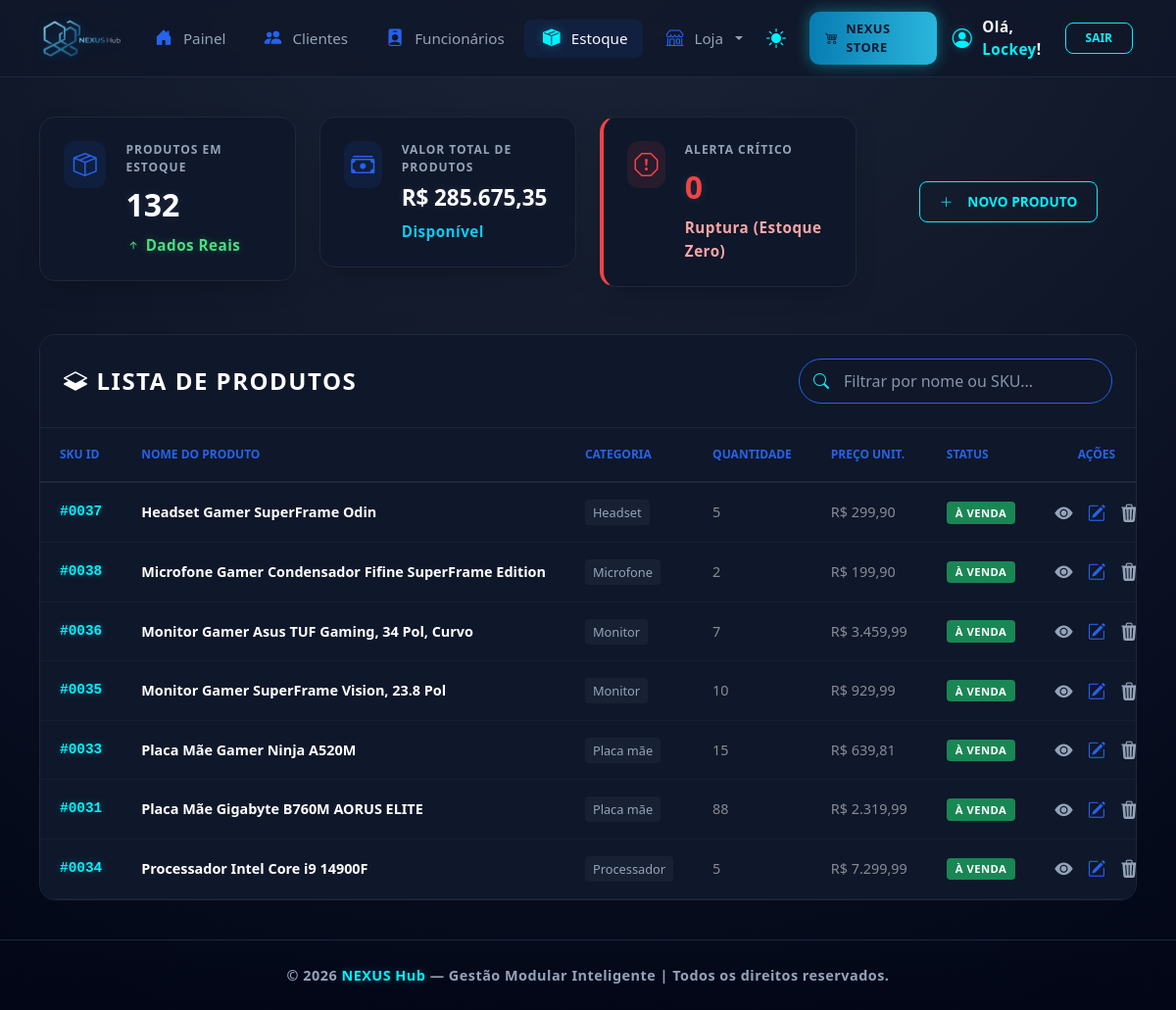
The page /nexushub/dashboard/estoque/ (signed in) on the database its author committed.
### dashboard/models.py (models this page shows, shortened)
class Produto(models.Model):
    loja = models.ForeignKey(Loja, on_delete=models.CASCADE)
    categoria = models.ForeignKey('Categoria', on_delete=models.SET_NULL, null=True, blank=True)
    nome = models.CharField(max_length=255)
    descricao = models.TextField()
    preco = models.DecimalField(max_digits=10, decimal_places=2)
    estoque = models.IntegerField(default=0)
    estoque_minimo = models.IntegerField(default=5)
    ativo = models.BooleanField(default=True)
    data_criacao = models.DateTimeField(auto_now_add=True)
    em_oferta = models.BooleanField(default=False, verbose_name="Ativar Promoção?")
    preco_promocional = models.DecimalField(
        max_digits=10,
        decimal_places=2,
        null=True,
        blank=True,
        verbose_name="Preço com Desconto"
    )

class Categoria(models.Model):
    nome = models.CharField(max_length=100)
    slug = models.SlugField(unique=True)

### dashboard/views.py (the view)
# urls.py: path('dashboard/estoque/', views.lista_estoque, name='lista_estoque'),
def lista_estoque(request):
    if request.user.is_superuser:
        produtos_base = Produto.objects.all()
    else:
        loja_usuario = None
        if hasattr(request.user, 'perfil') and hasattr(request.user.perfil, 'loja'):
            loja_usuario = request.user.perfil.loja
        elif hasattr(request.user, 'loja'):
            loja_usuario = request.user.loja
        if loja_usuario:
            produtos_base = Produto.objects.filter(loja=loja_usuario)
        else:
            try:
                produtos_base = Produto.objects.filter(loja__vendedor__usuario=request.user)
            except Exception:
                produtos_base = Produto.objects.none()
    termo_busca = request.GET.get('q', '').strip()
    alertas_count = produtos_base.filter(estoque__lte=F('estoque_minimo')).count()
    alertas_criticos = produtos_base.filter(estoque__lte=0).count()
    produtos = produtos_base
    if request.GET.get('baixo_estoque'):
        produtos = produtos.filter(estoque__lte=F('estoque_minimo'))
    totais = produtos.aggregate(
        total_itens=Sum('estoque'),
        valor_total=Sum(F('preco') * F('estoque'))
    )
    valor_bruto = totais['valor_total'] or 0
    valor_estoque_formatado = f"{valor_bruto:,.2f}".replace(",", "X").replace(".", ",").replace("X", ".")
    if termo_busca:
        produtos = produtos.filter(
            Q(nome__icontains=termo_busca) |
            Q(descricao__icontains=termo_busca)
        )
    produtos = produtos.order_by('nome')
    context = {
        'produtos': produtos,
        'termo_busca': termo_busca,
        'total_itens': totais['total_itens'] or 0,
        'valor_estoque': valor_estoque_formatado,   # String bonita e limpa (R$ 204.159,12)
        'alertas_reposicao': alertas_count,
        'alertas_criticos': alertas_criticos,       # Envia para o card de Ruptura
        'titulo_aba': 'Gerenciamento de Estoque | NEXUS Hub',
    }
    return render(request, 'estoque_lista.html', context)

### dashboard/templates/estoque_lista.html (shortened to what this page needs)
{% extends 'base.html' %}
{% load static %}
{% load humanize %}
{% block content %}
<div class="row g-4 mb-5">
    <div class="col-md-3">
        <div class="stat-card">
            <div class="stat-icon"><i class="bi bi-box-seam"></i></div>
            <div class="stat-content">
                <span class="stat-label">Produtos em Estoque</span>
                <div class="stat-value">{{ total_itens|intcomma }}</div>
                <span class="stat-trend trend-up"><i class="bi bi-arrow-up-short"></i> Dados Reais</span>
            </div>
        </div>
    </div>
    <div class="col-md-3">
        <div class="stat-card">
            <div class="stat-icon"><i class="bi bi-cash-stack"></i></div>
            <div class="stat-content">
                <span class="stat-label">Valor Total de Produtos</span>
                <div class="stat-value" style="font-size: 1.4rem;">
                    R$ {{ valor_estoque|intcomma }}
                </div>
                <span class="stat-trend text-info">Disponível</span>
            </div>
        </div>
    </div>
    <div class="col-md-3">
        <div class="stat-card warning">
            <div class="stat-icon"><i class="bi bi-exclamation-octagon"></i></div>
            <div class="stat-content">
                <span class="stat-label">Alerta Crítico</span>
                <div class="stat-value" style="color: #ef4444;">
                    {{ alertas_criticos|stringformat:"01d" }}
                </div>
                <span class="stat-trend text-alert-red">Ruptura (Estoque Zero)</span>
            </div>
        </div>
    </div>
    <div class="col-md-3">
        <div class="d-flex flex-column h-100 justify-content-center align-items-center">
            <a href="{% url 'cadastrar_produto' %}" class="logout-btn btn-header-nexus">
                <i class="bi bi-plus-lg"></i> NOVO PRODUTO
            </a>
        </div>
    </div>
</div>
<div class="table-responsive" style="overflow-x: auto; -webkit-overflow-scrolling: touch; border-radius: 16px; background: var(--bg-card); border: 1px solid var(--borda);">
    <div class="p-4 d-flex justify-content-between align-items-center flex-wrap gap-3" style="border-bottom: 1px solid var(--borda);">
        <h5 class="m-0 nexus-title-inventory" style="font-weight: 600; font-size: 1.5rem; letter-spacing: 1.5px; color: #fff; text-transform: uppercase; margin: 0 !important;">
            <i class="bi bi-layers-half me-2"></i>Lista de Produtos
        </h5>
        <div class="search-container">
            <i class="bi bi-search search-icon"></i>
            <input type="text" id="nexusSearch" class="nexus-input" placeholder="Filtrar por nome ou SKU...">
        </div>
    </div>
    <table class="table-nexus" style="width: 100%; min-width: 850px; margin-bottom: 0; border-collapse: collapse;">
        <thead>
            <tr>
                <th style="padding: 16px 20px;">SKU ID</th>
                <th>Nome do Produto</th>
                <th>Categoria</th>
                <th>Quantidade</th>
                <th>Preço Unit.</th>
                <th>Status</th>
                <th class="text-center" style="padding: 16px 20px;">Ações</th>
            </tr>
        </thead>
        <tbody id="estoqueTable">
            {% for produto in produtos %}
            <tr style="border-bottom: 1px solid var(--borda); transition: background 0.2s;">
                <td class="sku-highlight" style="padding: 16px 20px;">#{{ produto.id|stringformat:"04d" }}</td>
                <td class="fw-bold text-white">{{ produto.nome }}</td>
                <td><span class="badge-category">{{ produto.categoria.nome }}</span></td>
                <td>
                    {% if produto.estoque <= produto.estoque_minimo %}
                        <span class="text-danger fw-bold">
                            <i class="bi bi-exclamation-triangle-fill me-1"></i>{{ produto.estoque }}
                        </span>
                    {% else %}
                        <span class="text-white-50">{{ produto.estoque }}</span>
                    {% endif %}
                </td>
                <td class="text-white-50">R$ {{ produto.preco|floatformat:2 }}</td>
                <td>
                    {% if produto.estoque <= 0 %}
                        <span class="badge bg-danger">Esgotado</span>
                    {% elif produto.estoque <= produto.estoque_minimo %}
                        <span class="badge bg-warning text-dark">Estoque Baixo</span>
                    {% else %}
                        <span class="badge bg-success">À Venda</span>
                    {% endif %}
                </td>
                <td class="text-center" style="padding: 16px 20px;">
                    <div class="action-buttons" style="display: flex; gap: 15px; justify-content: center;">
                        <a href="{% url 'detalhe_produto' produto.id %}" class="btn-action details" title="Ver detalhes" style="color: var(--texto-muted);">
                            <i class="bi bi-eye-fill"></i>
                        </a>
                        <a href="{% url 'editar_produto' produto.id %}" class="btn-action edit" title="Editar" style="color: var(--nexus-blue);">
                            <i class="bi bi-pencil-square"></i>
                        </a>
                        <a href="javascript:void(0)" onclick="abrirModalExclusao('{{ produto.id }}', '{{ produto.nome }}')" class="btn-action delete" title="Excluir" style="color: var(--texto-muted);">
                            <i class="bi bi-trash3-fill"></i>
                        </a>
                    </div>
                </td>
            </tr>
            {% empty %}
            <tr>
                <td colspan="7" class="text-center py-5 text-secondary">Nenhum produto cadastrado no sistema.</td>
            </tr>
            {% endfor %}
        </tbody>
    </table>
</div>
{% endblock %}

### dashboard/templates/base.html (shortened to what this page needs)
{% load static %}
<!DOCTYPE html>
<html lang="pt-br">
<head>
    <link href="https://cdn.jsdelivr.net/npm/bootstrap@5.3.0/dist/css/bootstrap.min.css" rel="stylesheet">
    <link rel="stylesheet" href="https://cdn.jsdelivr.net/npm/bootstrap-icons@1.11.1/font/bootstrap-icons.css">
</head>
<body>
    <nav class="navbar navbar-expand-lg navbar-nexus-top">
        <div class="container-fluid">
            <a class="navbar-brand" href="{% url 'dashboard' %}">
                <img src="{% static 'img/nexushub.png' %}" alt="NEXUS HUB" class="brand-logo-hub">
            </a>
            <div class="collapse navbar-collapse" id="nexusTopNavbar">
                <ul class="navbar-nav me-auto mb-2 mb-lg-0 gap-1">
                    {% if user.perfil.nivel in 'ADMIN,GERENTE,DONO' or user.is_superuser or is_admin %}
                    <li class="nav-item {% if request.resolver_match.url_name == 'dashboard' %}active{% endif %}">
                        <a class="nav-link" href="{% url 'dashboard' %}"><i class="bi bi-house-door-fill"></i> Painel</a>
                    </li>
                    <li class="nav-item {% if request.resolver_match.url_name == 'lista_clientes' %}active{% endif %}">
                        <a class="nav-link" href="{% url 'lista_clientes' %}"><i class="bi bi-people-fill"></i> Clientes</a>
                    </li>
                    <li class="nav-item {% if request.resolver_match.url_name == 'lista_funcionarios' %}active{% endif %}">
                        <a class="nav-link" href="{% url 'lista_funcionarios' %}"><i class="bi bi-person-badge-fill"></i> Funcionários</a>
                    </li>
                    {% endif %}
                    {% if user.perfil.nivel in 'ADMIN,GERENTE,DONO' or user.is_superuser or is_admin or is_vendedor %}
                        {% if loja %}
                        <li class="nav-item {% if request.resolver_match.url_name == 'lista_estoque' %}active{% endif %}">
                            <a class="nav-link" href="{% url 'lista_estoque' %}"><i class="bi bi-box-seam-fill"></i> Estoque</a>
                        </li>
                        {% endif %}
                        <li class="nav-item dropdown">
                            <a class="nav-link dropdown-toggle" href="#" role="button" data-bs-toggle="dropdown" aria-expanded="false">
                                <i class="bi bi-shop"></i> Loja
                            </a>
                        </li>
                    {% endif %}
                </ul>
                <div class="d-flex align-items-center gap-3 mobile-actions-wrapper">
                    <button id="theme-toggle" class="theme-toggle-btn" title="Alternar Tema">
                        <i id="theme-icon" class="bi bi-sun-fill"></i>
                    </button>
                    <a href="{% url 'vitrine' %}" class="btn-nexus-store-brand">
                        <i class="bi bi-cart4 me-2" style="color: inherit !important;"></i> NEXUS Store
                    </a>
                    {% if user.is_authenticated %}
                    <div class="user-info d-flex align-items-center gap-3">
                        <div class="user-welcome-text">
                            <i class="bi bi-person-circle"></i>
                            <span>Olá, <span style="color: var(--sotaque-glow);">{{ user.username }}</span>!</span>
                        </div>
                        <a href="{% url 'logout_view' %}" class="logout-btn">Sair</a>
                    </div>
                    {% endif %}
                </div>
            </div>
        </div>
    </nav>
    <div class="nexus-main-content" id="main-content">
        {% block content %}
        {% endblock %}
    </div>
    <footer class="rodape">
        <p>&copy; {% now "Y" %} <span class="footer-brand">NEXUS Hub</span> — Gestão Modular Inteligente | Todos os direitos reservados.</p>
    </footer>
</body>
</html>

### dashboard/templates/base.html (style rules this page uses)
:root { --nexus-blue: #2563eb; --nexus-blue-glow: rgba(37, 99, 235, 0.4); --azul-profundo: #020617; --azul-card: #0f172a; --borda: #1e293b; --texto-muted: #94a3b8; --turquesa-brilhante: #00f2fe; --turquesa-glow: rgba(0, 242, 254, 0.3); --bg-principal: radial-gradient(circle at 50% -20%, #1e293b 0%, #020617 100%); --bg-navbar: rgba(15, 23, 42, 0.8); --bg-card: #0f172a; --texto-principal: #f8fafc; --sotaque-glow: var(--turquesa-brilhante); --bg-alert: #1e293b; --border-alert: #0ea5e9; }
.action-buttons { display: flex; gap: 18px; justify-content: center; align-items: center; }
.btn-action { font-size: 1.15rem; transition: all 0.2s ease; text-decoration: none; display: inline-flex; color: var(--texto-muted); }
.btn-action.edit { color: var(--nexus-blue) !important; }
* { margin: 0; padding: 0; box-sizing: border-box; font-family: 'Segoe UI', system-ui, sans-serif; }
body { background: var(--bg-principal) !important; background-attachment: fixed; color: var(--texto-principal) !important; min-height: 100vh; display: flex; flex-direction: column; transition: background 0.3s ease, color 0.3s ease; }
.navbar-nexus-top { background: var(--bg-navbar) !important; backdrop-filter: blur(12px); border-bottom: 1px solid var(--borda); padding: 0.75rem 2rem; position: sticky; top: 0; z-index: 1040; }
.brand-logo-hub { height: 38px; width: auto; filter: drop-shadow(0 0 6px rgba(0, 150, 255, 0.2)); transition: transform 0.3s ease; }
.navbar-nav .nav-link { color: var(--texto-muted) !important; font-weight: 500; font-size: 0.95rem; padding: 0.5rem 1rem !important; border-radius: 8px; display: flex; align-items: center; gap: 8px; transition: all 0.2s ease; }
.navbar-nav .nav-link i { width: 1.5rem; display: flex; justify-content: center; font-size: 1.1rem; color: var(--nexus-blue); }
.navbar-nav .nav-link:hover, .navbar-nav .nav-item.active .nav-link { color: var(--texto-principal) !important; background: rgba(37, 99, 235, 0.1); }
.navbar-nav .nav-item.active .nav-link i { color: var(--turquesa-brilhante); filter: drop-shadow(0 0 5px var(--turquesa-glow)); }
.theme-toggle-btn { background: none; border: none; color: var(--sotaque-glow); cursor: pointer; padding: 8px; display: flex; align-items: center; justify-content: center; transition: transform 0.2s ease; font-size: 1.25rem; }
.btn-nexus-store-brand { background: linear-gradient(90deg, #087cb2, #2ab6dc); color: #0f172a !important; padding: 8px 16px; border-radius: 10px; text-decoration: none; display: inline-flex; align-items: center; justify-content: center; font-weight: 700; font-size: 0.8rem; transition: 0.3s; box-shadow: 0 0 15px rgba(0, 242, 254, 0.4); border: none; text-transform: uppercase; letter-spacing: 0.5px; }
.nexus-main-content { flex: 1 1 auto; padding: 40px; width: 100%; }
.fade-in-content { animation: fadeInUp 0.5s ease-out forwards; }
.rodape { padding: 25px; text-align: center; background: linear-gradient(0deg, rgba(2, 6, 23, 0.9) 0%, transparent 100%); border-top: 1px solid var(--borda); margin-top: auto; }
.rodape p { color: var(--texto-muted); font-size: 0.9rem; font-weight: 600; letter-spacing: 0.5px; margin: 0; }
.footer-brand { color: var(--sotaque-glow); text-shadow: 0 0 8px var(--turquesa-glow); }
.user-welcome-text { font-size: 0.95rem; font-weight: 600; letter-spacing: 0.5px; color: var(--texto-principal); display: flex; align-items: center; gap: 10px; }
.user-welcome-text i { font-size: 1.25rem; color: var(--sotaque-glow); filter: drop-shadow(0 0 5px var(--turquesa-glow)); }
.logout-btn { border: 1px solid var(--sotaque-glow); color: var(--sotaque-glow); padding: 6px 20px; border-radius: 8px; text-decoration: none; font-size: 0.75rem; font-weight: 700; text-transform: uppercase; transition: 0.3s; }

### rows shown on the page
Produto: id "0037", nome "Headset Gamer SuperFrame Odin", categoria.nome "Headset", estoque "5", preco "299,90", estoque_minimo "À VENDA"
Produto: id "0038", nome "Microfone Gamer Condensador Fifine SuperFrame Edition", categoria.nome "Microfone", estoque "2", preco "199,90", estoque_minimo "À VENDA"
Produto: id "0036", nome "Monitor Gamer Asus TUF Gaming, 34 Pol, Curvo", categoria.nome "Monitor", estoque "7", preco "3.459,99", estoque_minimo "À VENDA"
Produto: id "0035", nome "Monitor Gamer SuperFrame Vision, 23.8 Pol", categoria.nome "Monitor", estoque "10", preco "929,99", estoque_minimo "À VENDA"
Produto: id "0033", nome "Placa Mãe Gamer Ninja A520M", categoria.nome "Placa mãe", estoque "15", preco "639,81", estoque_minimo "À VENDA"
Produto: id "0031", nome "Placa Mãe Gigabyte B760M AORUS ELITE", categoria.nome "Placa mãe", estoque "88", preco "2.319,99", estoque_minimo "À VENDA"
Produto: id "0034", nome "Processador Intel Core i9 14900F", categoria.nome "Processador", estoque "5", preco "7.299,99", estoque_minimo "À VENDA"

### other values the page prints
{{ user.username }} "Lockey"
{{ total_itens|intcomma }} "132"
{{ valor_estoque|intcomma }} "285.675,35"
{{ alertas_criticos|stringformat:"01d" }} "0"
